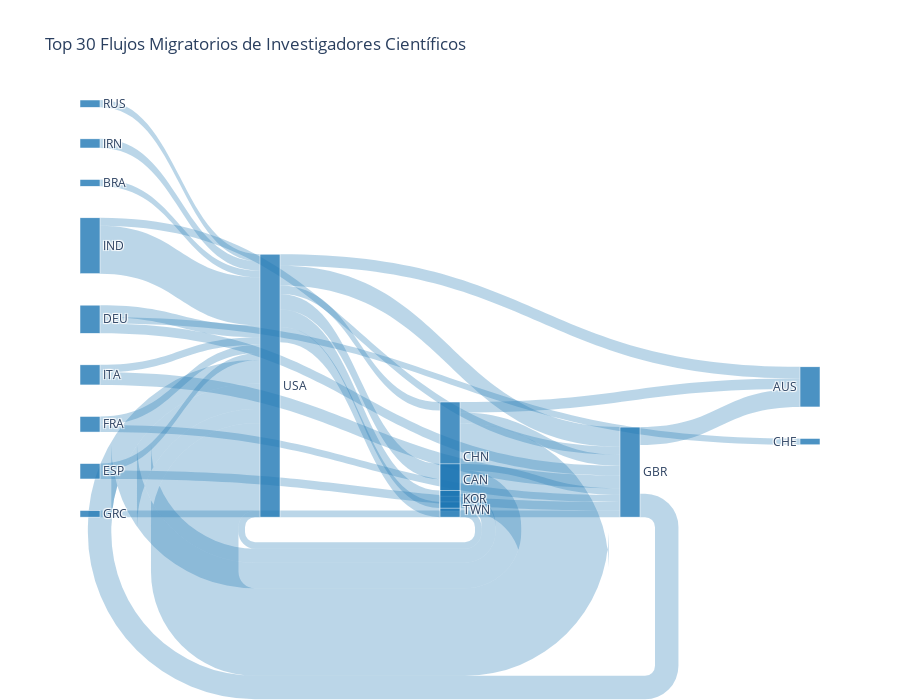

Notebook code cell kept with this figure:
### Code cell
# Aplicar función a los top 30 flujos
fig_sankey = make_sankey(
    df_flows,
    top_n=30,
    title="Top 30 Flujos Migratorios de Investigadores Científicos"
)
fig_sankey.show()

### Figure 1 — Plotly figure (JSON) as saved in the notebook; plotly's stock layout.template omitted (floating-point values rounded to 4 significant figures)
{"data": [{"link": {"color": ["rgba(31, 119, 180, 0.3)", "rgba(31, 119, 180, 0.3)", "rgba(31, 119, 180, 0.3)", "rgba(31, 119, 180, 0.3)", "rgba(31, 119, 180, 0.3)", "rgba(31, 119, 180, 0.3)", "rgba(31, 119, 180, 0.3)", "rgba(31, 119, 180, 0.3)", "rgba(31, 119, 180, 0.3)", "rgba(31, 119, 180, 0.3)", "rgba(31, 119, 180, 0.3)", "rgba(31, 119, 180, 0.3)", "rgba(31, 119, 180, 0.3)", "rgba(31, 119, 180, 0.3)", "rgba(31, 119, 180, 0.3)", "rgba(31, 119, 180, 0.3)", "rgba(31, 119, 180, 0.3)", "rgba(31, 119, 180, 0.3)", "rgba(31, 119, 180, 0.3)", "rgba(31, 119, 180, 0.3)", "rgba(31, 119, 180, 0.3)", "rgba(31, 119, 180, 0.3)", "rgba(31, 119, 180, 0.3)", "rgba(31, 119, 180, 0.3)", "rgba(31, 119, 180, 0.3)", "rgba(31, 119, 180, 0.3)", "rgba(31, 119, 180, 0.3)", "rgba(31, 119, 180, 0.3)", "rgba(31, 119, 180, 0.3)", "rgba(31, 119, 180, 0.3)"], "source": [3, 16, 6, 9, 2, 9, 2, 2, 2, 12, 8, 1, 2, 3, 3, 1, 14, 2, 13, 5, 16, 8, 0, 5, 13, 10, 7, 6, 4, 1], "target": [2, 2, 2, 2, 9, 11, 12, 6, 4, 2, 9, 2, 11, 9, 11, 9, 2, 3, 9, 2, 9, 2, 2, 9, 2, 2, 9, 9, 2, 15], "value": [3508, 1916, 1029, 940, 786, 719, 709, 616, 610, 562, 507, 480, 468, 440, 423, 396, 367, 345, 342, 339, 323, 299, 294, 286, 276, 271, 266, 265, 261, 253]}, "node": {"color": ["rgba(31, 119, 180, 0.8)", "rgba(31, 119, 180, 0.8)", "rgba(31, 119, 180, 0.8)", "rgba(31, 119, 180, 0.8)", "rgba(31, 119, 180, 0.8)", "rgba(31, 119, 180, 0.8)", "rgba(31, 119, 180, 0.8)", "rgba(31, 119, 180, 0.8)", "rgba(31, 119, 180, 0.8)", "rgba(31, 119, 180, 0.8)", "rgba(31, 119, 180, 0.8)", "rgba(31, 119, 180, 0.8)", "rgba(31, 119, 180, 0.8)", "rgba(31, 119, 180, 0.8)", "rgba(31, 119, 180, 0.8)", "rgba(31, 119, 180, 0.8)", "rgba(31, 119, 180, 0.8)"], "label": ["RUS", "DEU", "USA", "CHN", "TWN", "FRA", "CAN", "GRC", "ITA", "GBR", "BRA", "AUS", "KOR", "ESP", "IRN", "CHE", "IND"], "line": {"color": "white", "width": 0.5}, "pad": 15, "thickness": 20}, "type": "sankey"}], "layout": {"font": {"size": 12}, "height": 700, "title": {"text": "Top 30 Flujos Migratorios de Investigadores Científicos"}}}
